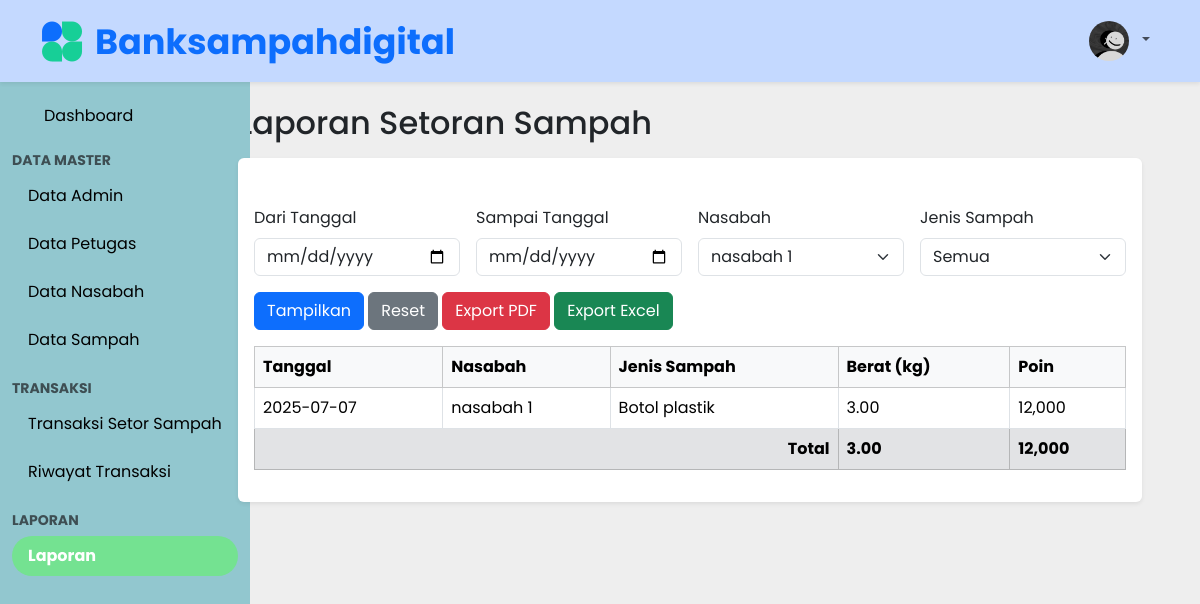
Page /laporan.php?id_nasabah=4 (signed in) on the committed database.
### tables this page shows
CREATE TABLE `tb_setoran` (
  `id` int(11) NOT NULL,
  `id_nasabah` int(11) NOT NULL,
  `id_admin` int(11) NOT NULL,
  `tanggal_transaksi` date NOT NULL,
  `total_poin` int(11) DEFAULT 0,
  `status_transaksi` tinyint(1) DEFAULT 1,
  `created_at` timestamp NOT NULL DEFAULT current_timestamp(),
  `updated_at` timestamp NULL DEFAULT NULL
);

CREATE TABLE `tb_nasabah` (
  `id` int(11) NOT NULL,
  `nin` char(10) NOT NULL,
  `nama` varchar(100) NOT NULL,
  `jenis_kelamin` enum('l','p') NOT NULL,
  `alamat` text NOT NULL,
  `email` varchar(50) NOT NULL,
  `no_telephone` char(15) NOT NULL,
  `saldo_poin` int(11) DEFAULT 0,
  `tanggal_daftar` date NOT NULL,
  `status` tinyint(1) NOT NULL DEFAULT 1,
  `created_at` timestamp NOT NULL DEFAULT current_timestamp(),
  `updated_at` timestamp NULL DEFAULT NULL
);

CREATE TABLE `tb_sampah` (
  `id` int(11) NOT NULL,
  `jenis_sampah` varchar(50) NOT NULL,
  `harga_per_kg` int(11) NOT NULL,
  `deskripsi` varchar(50) DEFAULT NULL,
  `status` tinyint(1) NOT NULL DEFAULT 1,
  `created_at` timestamp NOT NULL DEFAULT current_timestamp(),
  `updated_at` timestamp NULL DEFAULT NULL
);

CREATE TABLE `tb_detail_setoran` (
  `id` int(11) NOT NULL,
  `id_setoran` int(11) NOT NULL,
  `id_sampah` int(11) NOT NULL,
  `berat_kg` decimal(10,2) NOT NULL,
  `poin` int(11) NOT NULL,
  `created_at` timestamp NOT NULL DEFAULT current_timestamp()
);

### laporan.php (the view, shortened to what this page needs)
<?php
require 'middleware/auth.php';
$filter_nasabah = $_GET['id_nasabah'] ?? '';
$query = "
    SELECT s.tanggal_transaksi, n.nama AS nama_nasabah, sp.jenis_sampah, d.berat_kg, d.poin
    FROM tb_setoran s
    JOIN tb_nasabah n ON s.id_nasabah = n.id
    JOIN tb_detail_setoran d ON d.id_setoran = s.id
    JOIN tb_sampah sp ON d.id_sampah = sp.id
    WHERE 1
";
if ($filter_nasabah) {
    $query .= " AND s.id_nasabah = '$filter_nasabah'";
}
$query .= " ORDER BY s.tanggal_transaksi DESC";
$data = $koneksi->query($query);
?>
<?php require 'template/header.php'; ?>
<div class="sidebar">
    <div class="container">
        <ul class="nav nav-pills flex-column mt-3">
            <li class="nav-link"><a class="nav-link" href="index.php">Dashboard</a></li>
            <li class="nav-item mt-1 mb-1"><span class="text-muted text-uppercase fw-bold small">Data Master</span></li>
            <li class="nav-item mb-2"><a class="nav-link" href="data_admin.php">Data Admin</a></li>
            <li class="nav-item mb-2"><a class="nav-link" href="data_petugas.php">Data Petugas</a></li>
            <li class="nav-item mb-2"><a class="nav-link" href="data_nasabah.php">Data Nasabah</a></li>
            <li class="nav-item mb-2"><a class="nav-link" href="data_sampah.php">Data Sampah</a></li>
            <li class="nav-item mt-2 mb-1"><span class="text-muted text-uppercase fw-bold small">Transaksi</span></li>
            <li class="nav-item mb-2"><a class="nav-link" href="setor_sampah.php">Transaksi Setor Sampah</a></li>
            <li class="nav-item mb-2"><a class="nav-link" href="riwayat_setor.php">Riwayat Transaksi</a></li>
            <li class="nav-item mt-2 mb-1"><span class="text-muted text-uppercase fw-bold small">Laporan</span></li>
            <li class="nav-item mb-2"><a class="nav-link active text-white fw-bold" href="laporan.php">Laporan</a></li>
        </ul>
    </div>
</div>
<div class="content pt-5 ms-250 px-3">
    <h2 class="mb-3">Laporan Setoran Sampah</h2>
    <div class="card shadow-sm border-0 p-3">
        <div class="card-body"></div>
        <form class="row g-3 mb-3" method="GET">
            <div class="col-md-3">
                <label class="form-label">Dari Tanggal</label>
                <input type="date" class="form-control" name="dari" value="<?= $_GET['dari'] ?? '' ?>">
            </div>
            <div class="col-md-3">
                <label class="form-label">Sampai Tanggal</label>
                <input type="date" class="form-control" name="sampai" value="<?= $_GET['sampai'] ?? '' ?>">
            </div>
            <div class="col-md-3">
                <label class="form-label">Nasabah</label>
                <select name="id_nasabah" class="form-select">
                    <?php
                    $nasabahs = $koneksi->query("SELECT id, nama FROM tb_nasabah WHERE status = 1");
                    while ($n = $nasabahs->fetch_assoc()) {
                        $selected = ($_GET['id_nasabah'] ?? '') == $n['id'] ? 'selected' : '';
                        echo "<option value='{$n['id']}' $selected>{$n['nama']}</option>";
                    }
                    ?>
                </select>
            </div>
            <div class="col-md-3">
                <label class="form-label">Jenis Sampah</label>
                <select name="id_sampah" class="form-select">
                    <option value="">Semua</option>
                </select>
            </div>
            <div class="col-md-12">
                <button type="submit" class="btn btn-primary">Tampilkan</button>
                <a href="laporan.php" class="btn btn-secondary">Reset</a>
                <a href="export_pdf.php?<?= http_build_query($_GET) ?>" target="_blank" class="btn btn-danger">Export
                    PDF</a>
                <a href="export_excel.php?<?= http_build_query($_GET) ?>" target="_blank" class="btn btn-success">Export
                    Excel</a>
            </div>
        </form>
        <div class="table-responsive">
            <table class="table table-bordered table-hover">
                <thead class="table-light">
                    <tr>
                        <th>Tanggal</th>
                        <th>Nasabah</th>
                        <th>Jenis Sampah</th>
                        <th>Berat (kg)</th>
                        <th>Poin</th>
                    </tr>
                </thead>
                <tbody>
                    <?php
                    $total_berat = 0;
                    $total_poin = 0;
                    while ($row = $data->fetch_assoc()):
                        $total_berat += $row['berat_kg'];
                        $total_poin += $row['poin'];
                        ?>
                        <tr>
                            <td><?= htmlspecialchars($row['tanggal_transaksi']) ?></td>
                            <td><?= htmlspecialchars($row['nama_nasabah']) ?></td>
                            <td><?= htmlspecialchars($row['jenis_sampah']) ?></td>
                            <td><?= number_format($row['berat_kg'], 2) ?></td>
                            <td><?= number_format($row['poin'], 0) ?></td>
                        </tr>
                    <?php endwhile; ?>
                    <tr class="table-secondary fw-bold">
                        <td colspan="3" class="text-end">Total</td>
                        <td><?= number_format($total_berat, 2) ?></td>
                        <td><?= number_format($total_poin, 0) ?></td>
                    </tr>
                </tbody>
            </table>
        </div>
    </div>
</div>
</div>
</body>
</html>

### css/style.css (style rules this page uses)
body { font-family: 'Poppins'; min-height: 100vh; flex-direction: column; background-color: #EEEEEE; }
.sidebar { height: 100%; position: fixed; top: 56px; left: 0; width: 250px; background-color: #92C7CF; padding-top: 1rem; justify-content: space-between; align-items: center; }
.sidebar .nav-link { color: black; transition: background-color 0.1s; }
.sidebar .nav-link.active { background-color: #74E291; color: #fff !important; border-radius: 50rem; }
.content { margin-left: 180px; margin-top: 56px; padding: 1rem; flex: 1; }

### rows in the picture
tb_setoran: tanggal_transaksi "2025-07-07", id_nasabah.nama "nasabah 1", tb_sampah.jenis_sampah "Botol plastik", tb_detail_setoran.berat_kg "3.00", tb_detail_setoran.poin "12,000"

### other values in the picture
$total_berat "3.00"
$total_poin "12,000"
form field id_nasabah "nasabah 1"
